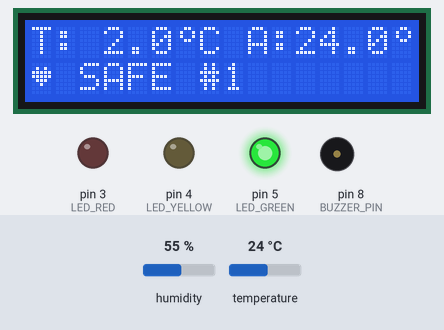
This sketch was run on a simulated Arduino Uno, built with avr-gcc and run on an emulated ATmega328P. On the bench: 16×2 character LCD, output pins drawn as LEDs (lit = HIGH), buzzer (waves = sounding). Dashed ring = blinking. The test bench sets the inputs (shaded band); at power-on: temperature 24 °C, humidity 55 %. What the sketch prints to the serial monitor is not drawn.

Above: at 6.0 s.
6.1 s: temperature set to 22 °C
At 9.8 s:
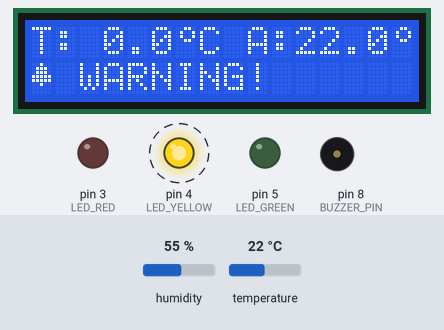
10.2 s: temperature set to 41 °C
At 11.9 s:
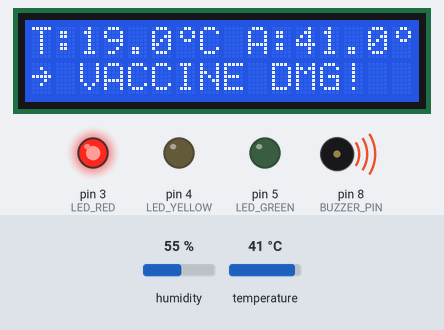
15.6 s: temperature set to 36 °C
At 17.7 s:
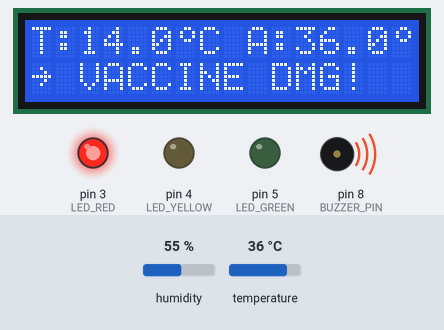
18.6 s: temperature set to 33 °C
At 21.2 s:
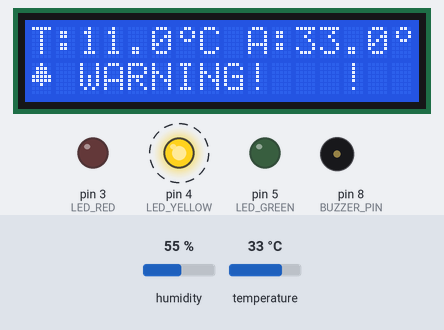
23.4 s: temperature set to 29 °C
At 26.9 s:
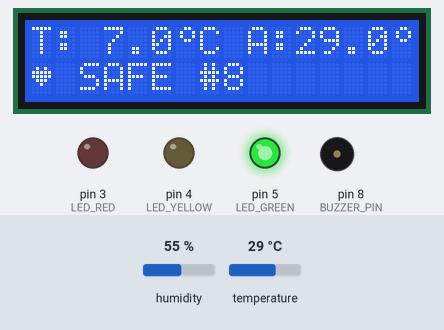
Timing chart, 0 to 28.4 s (numbered marks = the images above; inputs shaded):
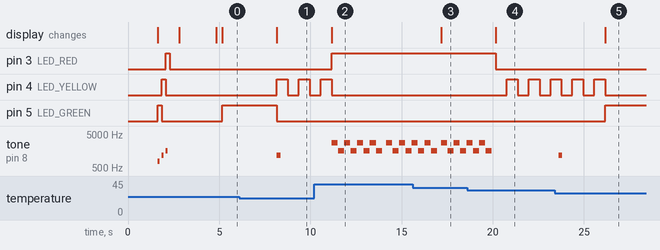

The sketch:

vaccitrack.ino
```cpp
/*
 * VacciTrack — Arduino Firmware v2.0
 * Hardware : Arduino Uno/Nano + DHT11 + 16x2 I2C LCD + Buzzer + 3 LEDs
 * Wiring   :
 *   DHT11 DATA  → D7
 *   Buzzer      → D8
 *   LED Red     → D3  (DANGER)
 *   LED Yellow  → D4  (WARNING)
 *   LED Green   → D5  (SAFE)
 *   LCD SDA     → A4  | SCL → A5  (I2C)
 *
 * Serial protocol (9600 baud, JSON lines):
 *   TX → {"temp":5.2,"hum":62.0}
 *   TX → {"error":"sensor_failed"}
 *   RX ← {"min":2,"max":8,"warn":12}   (optional config from server)
 */

#include <Wire.h>
#include <LiquidCrystal_I2C.h>
#include <DHT.h>

// ── Pin definitions ────────────────────────────────────────────
#define DHTPIN        7
#define DHTTYPE       DHT11
#define BUZZER_PIN    8
#define LED_RED       3
#define LED_YELLOW    4
#define LED_GREEN     5

// ── Thresholds (updated by server via serial) ──────────────────
float SAFE_MIN  =  2.0;
float SAFE_MAX  =  8.0;
float WARN_MAX  = 12.0;

// ── Timing ────────────────────────────────────────────────────
#define READ_INTERVAL   3000   // ms between readings
#define WARN_BUZZ_EVERY 4000   // ms between warning beeps
#define DANGER_BUZZ_MS  350    // danger alternating beep period
#define LED_BLINK_MS    600    // WARNING LED blink period

// ── State ─────────────────────────────────────────────────────
unsigned long lastReadTime  = 0;
unsigned long lastBuzzTime  = 0;
unsigned long lastBlinkTime = 0;
bool          ledBlinkState = false;
bool          buzzToggle    = false;

uint8_t       errorCount    = 0;
uint16_t      readingCount  = 0;
String        currentState  = "UNKNOWN";
float         sumTemp       = 0, sumHum = 0;

// ── Custom LCD chars ───────────────────────────────────────────
byte degreeChar[8] = { 0b00110,0b01001,0b01001,0b00110,0b00000,0b00000,0b00000,0b00000 };
byte heartChar[8]  = { 0b00000,0b01010,0b11111,0b11111,0b01110,0b00100,0b00000,0b00000 };
byte warnChar[8]   = { 0b00100,0b01110,0b01110,0b11111,0b11111,0b00100,0b00000,0b00000 };

LiquidCrystal_I2C lcd(0x27, 16, 2);
DHT dht(DHTPIN, DHTTYPE, 16);

// ── Helpers ────────────────────────────────────────────────────
void setLEDs(bool r, bool y, bool g) {
  digitalWrite(LED_RED,    r ? HIGH : LOW);
  digitalWrite(LED_YELLOW, y ? HIGH : LOW);
  digitalWrite(LED_GREEN,  g ? HIGH : LOW);
}

void selfTest() {
  // Cycle LEDs
  int leds[] = {LED_GREEN, LED_YELLOW, LED_RED};
  for (int i = 0; i < 3; i++) {
    digitalWrite(leds[i], HIGH);
    tone(BUZZER_PIN, 800 + i * 400, 120);
    delay(220);
    digitalWrite(leds[i], LOW);
  }
  noTone(BUZZER_PIN);
}

// ── LCD update ────────────────────────────────────────────────
// temp    = adjusted temperature (raw - 22), used for all logic
// rawTemp = actual sensor reading, shown on LCD for reference
void updateLCD(float temp, float rawTemp, String state) {
  // Row 0: T: adjusted°C  A: actual°C
  lcd.setCursor(0, 0);
  lcd.print("T:");
  if (temp >= 0 && temp < 10) lcd.print(" ");
  lcd.print(temp, 1);
  lcd.write(byte(0));   // degree symbol
  lcd.print("C A:");
  lcd.print(rawTemp, 1);
  lcd.write(byte(0));
  lcd.print("  ");

  // Row 1: Status + reading counter
  lcd.setCursor(0, 1);
  if (state == "SAFE") {
    lcd.write(byte(1));   // heart
    lcd.print(" SAFE ");
    lcd.print("#");
    lcd.print(readingCount);
    lcd.print("     ");
  } else if (state == "WARNING") {
    lcd.write(byte(2));   // warn
    lcd.print(" WARNING!   ");
  } else if (state == "DANGER") {
    lcd.print("\x7e VACCINE DMG! ");   // → arrow
  } else {
    lcd.print("Initializing... ");
  }
}

// ── Non-blocking buzzer ───────────────────────────────────────
void handleBuzzer(String state) {
  unsigned long now = millis();
  if (state == "SAFE") {
    noTone(BUZZER_PIN);
  } else if (state == "WARNING") {
    if (now - lastBuzzTime >= WARN_BUZZ_EVERY) {
      tone(BUZZER_PIN, 1200, 200);
      lastBuzzTime = now;
    }
  } else if (state == "DANGER") {
    if (now - lastBuzzTime >= DANGER_BUZZ_MS) {
      buzzToggle = !buzzToggle;
      tone(BUZZER_PIN, buzzToggle ? 2800 : 1600, DANGER_BUZZ_MS - 20);
      lastBuzzTime = now;
    }
  }
}

// ── Non-blocking WARNING LED blink ────────────────────────────
void handleLEDs(String state) {
  if (state == "SAFE") {
    setLEDs(false, false, true);
  } else if (state == "DANGER") {
    setLEDs(true, false, false);
  } else if (state == "WARNING") {
    unsigned long now = millis();
    if (now - lastBlinkTime >= LED_BLINK_MS) {
      ledBlinkState = !ledBlinkState;
      setLEDs(false, ledBlinkState, false);
      lastBlinkTime = now;
    }
  } else {
    setLEDs(false, false, false);
  }
}

// ── Serial config receiver ────────────────────────────────────
// Accepts: {"min":2,"max":8,"warn":12}
void checkSerialInput() {
  if (!Serial.available()) return;
  String line = Serial.readStringUntil('\n');
  line.trim();
  if (!line.startsWith("{")) return;

  // Simple key scanner — avoids heavy JSON lib
  auto extractFloat = [&](const char* key) -> float {
    int idx = line.indexOf(key);
    if (idx == -1) return -999;
    idx += strlen(key);
    while (idx < (int)line.length() && !isDigit(line[idx]) && line[idx] != '-') idx++;
    return line.substring(idx).toFloat();
  };

  float mn = extractFloat("\"min\":");
  float mx = extractFloat("\"max\":");
  float wn = extractFloat("\"warn\":");

  bool changed = false;
  if (mn != -999) { SAFE_MIN = mn; changed = true; }
  if (mx != -999) { SAFE_MAX = mx; changed = true; }
  if (wn != -999) { WARN_MAX = wn; changed = true; }

  if (changed) {
    Serial.println("{\"config\":\"ok\"}");
    // Brief LCD confirmation
    lcd.setCursor(0, 1);
    lcd.print("Config updated! ");
    delay(800);
  }
}

// ── Setup ─────────────────────────────────────────────────────
void setup() {
  Serial.begin(9600);
  pinMode(BUZZER_PIN, OUTPUT);
  pinMode(LED_RED,    OUTPUT);
  pinMode(LED_YELLOW, OUTPUT);
  pinMode(LED_GREEN,  OUTPUT);
  setLEDs(false, false, false);
  noTone(BUZZER_PIN);

  lcd.init();
  lcd.backlight();
  lcd.createChar(0, degreeChar);
  lcd.createChar(1, heartChar);
  lcd.createChar(2, warnChar);

  // Splash screen
  lcd.setCursor(0, 0); lcd.print("  \x7e VacciTrack  ");
  lcd.setCursor(0, 1); lcd.print("   v2.0  PHC    ");
  delay(1500);

  // Self-test
  lcd.setCursor(0, 1); lcd.print("  Self-test...  ");
  selfTest();
  delay(500);

  // Start sensor
  dht.begin();
  lcd.setCursor(0, 1); lcd.print(" Sensor warmup  ");
  delay(2000);
  lcd.clear();
}

// ── Loop ──────────────────────────────────────────────────────
void loop() {
  unsigned long now = millis();

  checkSerialInput();
  handleBuzzer(currentState);
  handleLEDs(currentState);

  if (now - lastReadTime < READ_INTERVAL) return;
  lastReadTime = now;

  // Average 3 samples for accuracy
  sumTemp = 0; sumHum = 0;
  uint8_t good = 0;
  for (uint8_t i = 0; i < 3; i++) {
    float t = dht.readTemperature();
    float h = dht.readHumidity();
    if (!isnan(t) && !isnan(h)) {
      sumTemp += t; sumHum += h; good++;
    }
    delay(100);
  }

  if (good == 0) {
    errorCount++;
    // Show error on LCD
    lcd.setCursor(0, 0); lcd.print("Sensor Error!   ");
    lcd.setCursor(0, 1); lcd.print("Retries: ");
    lcd.print(errorCount);
    lcd.print("       ");
    Serial.println("{\"error\":\"sensor_failed\"}");
    setLEDs(false, false, false);
    noTone(BUZZER_PIN);
    return;
  }

  errorCount = 0;
  float rawTemp = sumTemp / good;   // actual DHT11 reading
  float temp    = rawTemp - 22.0;   // adjusted value used for all logic
  float hum     = sumHum  / good;
  readingCount++;

  // Determine state using ADJUSTED temperature
  if      (temp >= SAFE_MIN && temp <= SAFE_MAX) currentState = "SAFE";
  else if (temp > SAFE_MAX  && temp <= WARN_MAX) currentState = "WARNING";
  else                                            currentState = "DANGER";

  // Also flag if temp too cold (below min)
  if (temp < SAFE_MIN) currentState = "WARNING";

  // LCD: show adjusted temp + actual raw temp (instead of humidity)
  updateLCD(temp, rawTemp, currentState);

  // JSON to server: send adjusted temp + humidity
  Serial.print("{\"temp\":");
  Serial.print(temp, 1);
  Serial.print(",\"hum\":");
  Serial.print(hum, 1);
  Serial.println("}");
}
```

Measured:
- the behaviour switches between 24 and 23 °C on temperature (found by bisection; images 0 and 1)
- the behaviour switches between 35 and 34 °C on temperature (found by bisection; images 3 and 4)
- the behaviour switches between 31 and 30 °C on temperature (found by bisection; images 4 and 5)
- after the input at 6.1 s, pin 4 (LED_YELLOW): alternates HIGH for 0.60 s and LOW for 0.60 s, starting after 2.1 s; pin 5 (LED_GREEN): HIGH → LOW after 2.1 s; tone on pin 8 (BUZZER_PIN): silent → 1200 Hz after 2.1 s, → silent 0.20 s later; the display: changes after 2.1 s (image 1)
- after the input at 10.2 s, pin 3 (LED_RED): LOW → HIGH after 0.97 s; pin 4 (LED_YELLOW): goes on until 11.2 s, then stays LOW; the display: changes after 0.97 s (image 2)
- after the input at 15.6 s, the display: changes after 1.6 s (image 3)
- after the input at 18.6 s, pin 3 (LED_RED): HIGH → LOW after 1.6 s; pin 4 (LED_YELLOW): alternates HIGH for 0.60 s and LOW for 0.60 s, starting after 2.2 s; tone on pin 8 (BUZZER_PIN): goes on until 19.9 s, then stays silent; the display: changes after 1.6 s (image 4)
- after the input at 23.4 s, pin 4 (LED_YELLOW): goes on until 26.2 s, then stays LOW; pin 5 (LED_GREEN): LOW → HIGH after 2.8 s; tone on pin 8 (BUZZER_PIN): goes on until 23.8 s, then stays silent; the display: changes after 2.8 s (image 5)
